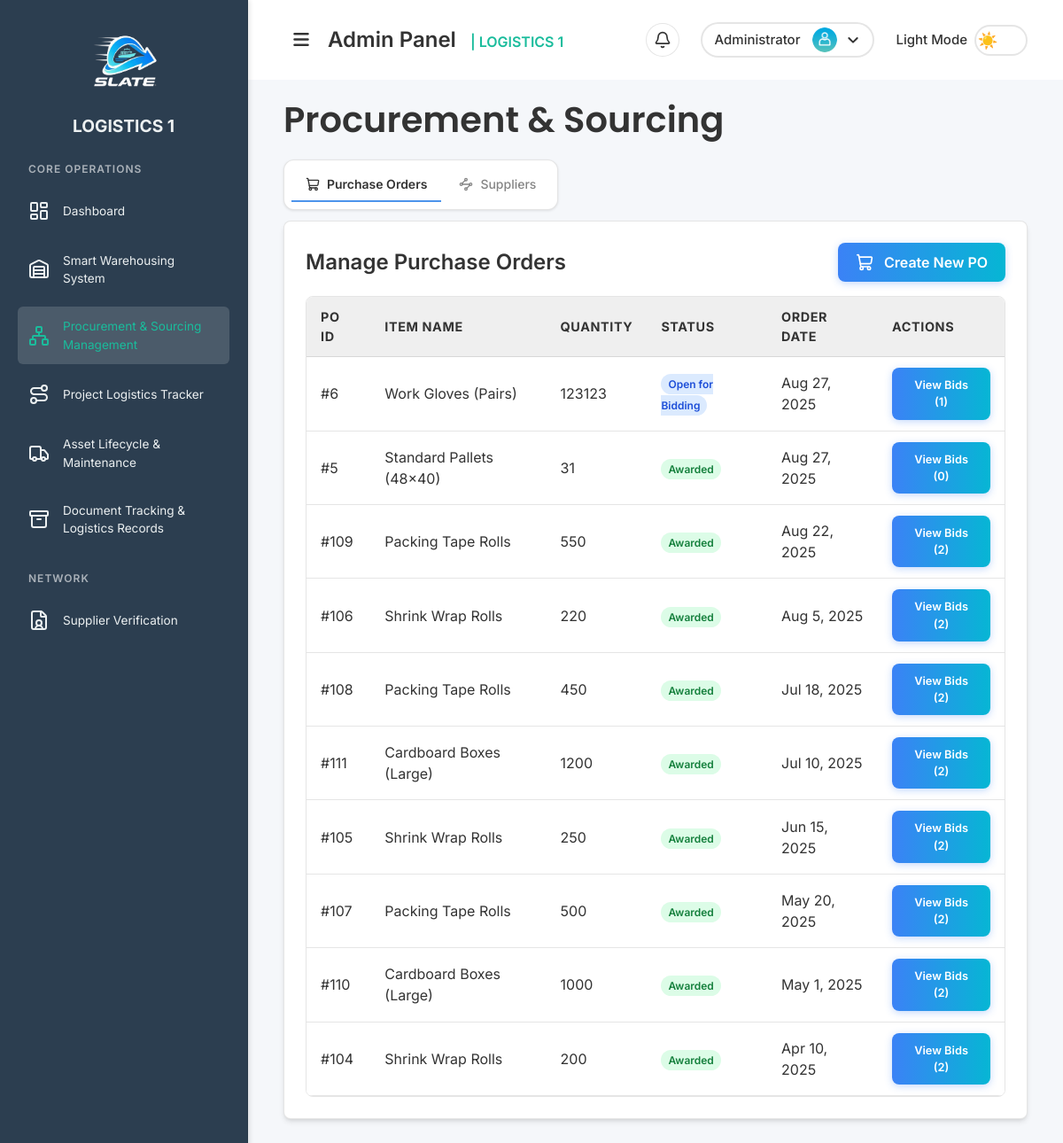
The app's page /pages/procurement_sourcing.php (signed in), older data.
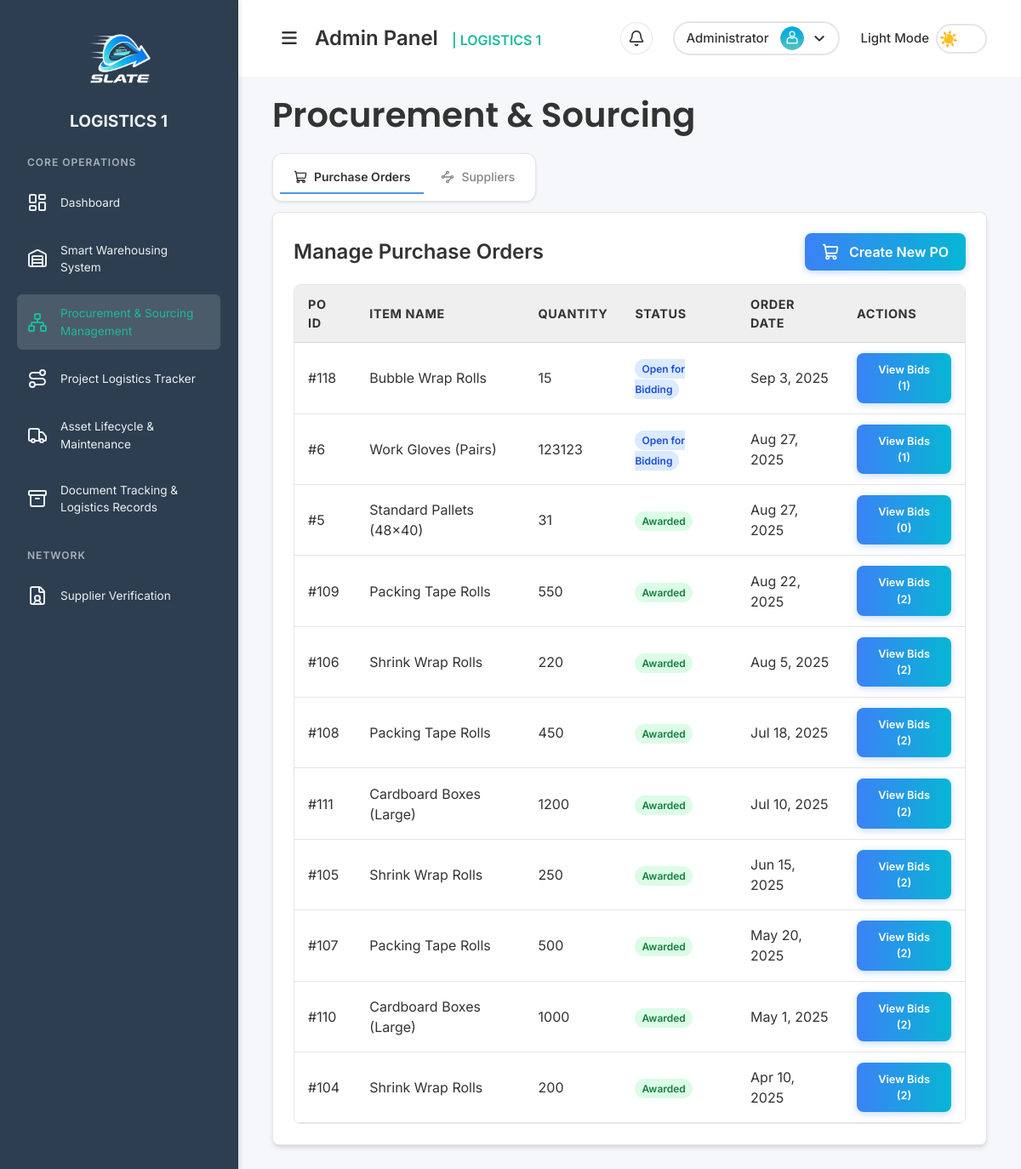
The same page, newer data.
### tables this page shows
CREATE TABLE `purchase_orders` (
  `id` int NOT NULL,
  `supplier_id` int DEFAULT NULL,
  `item_name` varchar(255) NOT NULL,
  `quantity` int NOT NULL,
  `status` varchar(50) DEFAULT 'Pending',
  `order_date` timestamp NULL DEFAULT CURRENT_TIMESTAMP,
  `ends_at` datetime DEFAULT NULL,
  `awarded_to_supplier_id` int DEFAULT NULL,
  `awarded_at` timestamp NULL DEFAULT NULL
);

### includes/functions/purchase_order.php (called while the page is built, shortened)
<?php
function getRecentPurchaseOrders($limit = 50) {
    $conn = getDbConnection();
    $sql = "SELECT po.*, s.supplier_name
            FROM purchase_orders po
            LEFT JOIN suppliers s ON po.awarded_to_supplier_id = s.id
            ORDER BY po.order_date DESC
            LIMIT ?";
    $stmt = $conn->prepare($sql);
    $stmt->bind_param("i", $limit);
    $stmt->execute();
    $result = $stmt->get_result();
    $orders = $result ? $result->fetch_all(MYSQLI_ASSOC) : [];
    return $orders;
}
?>

### includes/functions/bids.php (called while the page is built, shortened)
<?php
function getBidsForPO($po_id) {
    $conn = getDbConnection();
    $stmt = $conn->prepare(
        "SELECT b.*, s.supplier_name
         FROM bids b
         JOIN suppliers s ON b.supplier_id = s.id
         WHERE b.po_id = ?
         ORDER BY b.bid_amount ASC"
    );
    $stmt->bind_param("i", $po_id);
    $stmt->execute();
    $result = $stmt->get_result();
    $bids = $result ? $result->fetch_all(MYSQLI_ASSOC) : [];
    return $bids;
}
?>

### pages/procurement_sourcing.php (the view, shortened to what this page needs)
<?php
require_once '../includes/functions/purchase_order.php';
require_once '../includes/functions/bids.php';
$purchaseOrders = getRecentPurchaseOrders(50);
$bids_by_po = [];
foreach ($purchaseOrders as $po) {
    if ($po['status'] === 'Open for Bidding' || $po['status'] === 'Awarded') {
        $bids_by_po[$po['id']] = getBidsForPO($po['id']);
    }
}
?>
<!DOCTYPE html>
<html lang="en">
<head>
  <link rel="stylesheet" href="../assets/css/styles.css">
  <link rel="stylesheet" href="../assets/css/sidebar.css">
  <link rel="stylesheet" href="https://cdnjs.cloudflare.com/ajax/libs/font-awesome/6.7.2/css/all.min.css">
  <script src="https://cdn.tailwindcss.com"></script>
</head>
<body class="sidebar-active">
  <div class="sidebar" id="sidebar"> <?php include '../partials/sidebar.php'; ?> </div>
  <div class="main-content-wrapper" id="mainContentWrapper">
    <div class="content" id="mainContent">
      <?php include '../partials/header.php'; ?>
      <h1 class="font-semibold page-title">Procurement & Sourcing</h1>
       <div class="tabs-container mb-3">
        <div class="tabs-bar">
          <button class="tab-button active" data-tab="purchase-orders">
            <i data-lucide="shopping-cart" class="w-4 h-4 mr-2"></i>
            Purchase Orders
          </button>
           <?php if ($_SESSION['role'] === 'admin'): ?>
          <button class="tab-button" data-tab="suppliers">
            <i data-lucide="waypoints" class="w-4 h-4 mr-2"></i>
            Suppliers
          </button>
          <?php endif; ?>
        </div>
      </div>
      <div class="tab-content active" id="purchase-orders-tab">
        <div style="background: var(--card-bg); border: 1px solid var(--card-border);" class="p-6 rounded-lg shadow-md">
            <div class="flex justify-between items-center mb-4">
                <h2 class="text-2xl font-semibold text-[var(--text-color)]">Manage Purchase Orders</h2>
                <button class="btn-primary" onclick="window.openModal(document.getElementById('createPOModal'))">
                    <i data-lucide="shopping-cart" class="w-5 h-5 sm:mr-2"></i>
                    <span class="hidden sm:inline">Create New PO</span>
                </button>
            </div>
            <div class="table-container">
              <table class="data-table">
                <thead>
                  <tr>
                    <th>PO ID</th>
                    <th>Item Name</th>
                    <th>Quantity</th>
                    <th>Status</th>
                    <th>Order Date</th>
                    <th>Actions</th>
                  </tr>
                </thead>
                <tbody>
                  <?php if (empty($purchaseOrders)): ?>
                    <tr><td colspan="6" class="table-empty">No purchase orders found.</td></tr>
                  <?php else: foreach ($purchaseOrders as $po): ?>
                      <tr>
                        <td>#<?php echo $po['id']; ?></td>
                        <td><?php echo htmlspecialchars($po['item_name']); ?></td>
                        <td><?php echo $po['quantity']; ?></td>
                        <td>
                            <span class="px-2 py-1 font-semibold leading-tight text-xs rounded-full
                                <?php if ($po['status'] === 'Pending') echo 'bg-yellow-100 text-yellow-700';
                                      elseif ($po['status'] === 'Open for Bidding') echo 'bg-blue-100 text-blue-700';
                                      elseif ($po['status'] === 'Awarded') echo 'bg-green-100 text-green-700';
                                      else echo 'bg-gray-100 text-gray-700'; ?>">
                                <?php echo htmlspecialchars($po['status']); ?>
                            </span>
                        </td>
                        <td><?php echo date("M j, Y", strtotime($po['order_date'])); ?></td>
                        <td>
                            <?php if ($po['status'] === 'Pending'): ?>
                                <form method="POST" class="form-no-margin">
                                    <input type="hidden" name="po_id" value="<?php echo $po['id']; ?>">
                                    <button type="submit" name="action" value="open_for_bidding" class="btn-primary btn-small">Open for Bidding</button>
                                </form>
                            <?php elseif ($po['status'] === 'Open for Bidding' || $po['status'] === 'Awarded'): ?>
                                <button class="btn-primary btn-small" onclick='openViewBidsModal(<?php echo $po["id"]; ?>, <?php echo json_encode($bids_by_po[$po["id"]] ?? []); ?>, "<?php echo $po["status"]; ?>")'>
                                    View Bids (<?php echo count($bids_by_po[$po['id']] ?? []); ?>)
                                </button>
                            <?php endif; ?>
                        </td>
                      </tr>
                  <?php endforeach; endif; ?>
                </tbody>
              </table>
            </div>
        </div>
      </div>
    </div>
  </div>
</body>
</html>

### partials/sidebar.php (shortened to what this page needs)
<div class="logo">
  <img src="../assets/images/slate1.png" alt="SLATE Logo">
</div>
<div class="system-name">LOGISTICS 1</div>
  <?php if ($_SESSION['role'] === 'supplier'): ?>
    <a href="../pages/supplier_dashboard.php" class="sidebar-sub-item" data-tooltip="My Dashboard">
      <i data-lucide="gauge" class="sidebar-icon"></i> <span>My Dashboard</span>
    </a>
    <a href="../pages/supplier_dashboard.php" class="sidebar-sub-item" data-tooltip="Bidding Portal">
      <i data-lucide="gavel" class="sidebar-icon"></i> <span>Bidding Portal</span>
    </a>
  <?php else: ?>
    <div class="sidebar-category">Core Operations</div>
    <a href="../pages/dashboard.php" class="sidebar-sub-item" data-tooltip="Dashboard">
      <i data-lucide="layout-dashboard" class="sidebar-icon"></i> <span>Dashboard</span>
    </a>
    <?php if ($_SESSION['role'] === 'smart_warehousing' || $_SESSION['role'] === 'admin'): ?>
      <a href="../pages/smart_warehousing.php" class="sidebar-sub-item" data-tooltip="Smart Warehousing System">
        <i data-lucide="warehouse" class="sidebar-icon"></i> <span>Smart Warehousing System</span>
      </a>
    <?php endif; ?>
    <?php if ($_SESSION['role'] === 'procurement' || $_SESSION['role'] === 'admin'): ?>
      <a href="../pages/procurement_sourcing.php" class="sidebar-sub-item" data-tooltip="Procurement & Sourcing Management">
        <i data-lucide="network" class="sidebar-icon"></i> <span>Procurement & Sourcing Management</span>
      </a>
    <?php endif; ?>
    <?php if ($_SESSION['role'] === 'plt' || $_SESSION['role'] === 'admin'): ?>
      <a href="../pages/project_logistics_tracker.php" class="sidebar-sub-item" data-tooltip="Project Logistics Tracker">
        <i data-lucide="route" class="sidebar-icon"></i> <span>Project Logistics Tracker</span>
      </a>
    <?php endif; ?>
    <?php if ($_SESSION['role'] === 'alms' || $_SESSION['role'] === 'admin'): ?>
      <a href="../pages/asset_lifecycle_maintenance.php" class="sidebar-sub-item" data-tooltip="Asset Lifecycle & Maintenance">
        <i data-lucide="truck" class="sidebar-icon"></i> <span>Asset Lifecycle & Maintenance</span>
      </a>
    <?php endif; ?>
    <?php if ($_SESSION['role'] === 'dtrs' || $_SESSION['role'] === 'admin'): ?>
      <a href="../pages/document_tracking_records.php" class="sidebar-sub-item" data-tooltip="Document Tracking & Logistics Records">
        <i data-lucide="archive" class="sidebar-icon"></i> <span>Document Tracking & Logistics Records</span>
      </a>
    <?php endif; ?>
    <?php if ($_SESSION['role'] === 'admin' || $_SESSION['role'] === 'procurement'): ?>
      <div class="sidebar-category">Network</div>
      <a href="../pages/admin_verification.php" class="sidebar-sub-item network-separator" data-tooltip="Supplier Verification">
        <i data-lucide="file-user" class="sidebar-icon"></i> <span>Supplier Verification</span>
      </a>
    <?php endif; ?>
  <?php endif; ?>

### partials/header.php (shortened to what this page needs)
<?php
$show_notification_icon = false;
if (isset($_SESSION['role']) && $_SESSION['role'] !== 'supplier') {
    $show_notification_icon = true;
}
?>
<div class="header">
  <div class="w-10 h-10 flex items-center justify-center mr-2.5 rounded-full text-[var(--text-color)] cursor-pointer hover:bg-[var(--dropdown-item-hover)] transition-colors duration-300" id="hamburger">
    <i class="fa-solid fa-bars text-xl" id="barsIcon"></i>
  </div>
  <div>
    <h1><?php echo ($_SESSION['role'] === 'admin') ? 'Admin Panel' : 'Staff Panel'; ?> <span class="system-title">| LOGISTICS 1</span></h1>
  </div>
    <div class="theme-toggle-container">
        <?php if ($show_notification_icon): ?>
        <div class="notification-container" id="admin-notification-button">
            <i data-lucide="bell" class="notification-bell"></i>
        </div>
        <?php endif; ?>
        <div class="admin-profile-dropdown">
            <div class="admin-profile flex items-center bg-[var(--card-bg)] rounded-full shadow-[inset_0_0_0_2px_var(--border-color)] p-2 pr-2" id="adminProfileToggle">
                <span class="admin-name ml-2 mr-1 text-[var(--text-color)]"><?php echo ($_SESSION['role'] === 'admin') ? 'Administrator' : ucfirst($_SESSION['username'] ?? 'User'); ?></span>
                <img src="../assets/images/admin.png" alt="Admin Avatar" class="admin-avatar h-7 w-7 rounded-full">
                <svg class="w-4 h-4 text-[var(--text-color)] mr-2" fill="none" stroke="currentColor" viewBox="0 0 24 24" xmlns="http://www.w3.org/2000/svg">
                    <path stroke-linecap="round" stroke-linejoin="round" stroke-width="3" d="M19 9l-7 7-7-7"></path>
                </svg>
            </div>
        </div>
        <span class="theme-label ml-4"></span>
        <label class="theme-switch">
            <span class="slider"></span>
        </label>
    </div>
</div>

### assets/css/sidebar.css (style rules this page uses)
html.loaded body { visibility: visible !important; opacity: 1 !important; transition: opacity 0.2s ease-in-out; }
.main-content-wrapper { flex: 1; display: flex; flex-direction: column; overflow-y: auto; height: 100vh; margin-left: 280px; transition: margin-left 0.5s ease; }
.sidebar { width: 280px; min-width: 250px; background: var(--sidebar-bg); color: var(--sidebar-text); padding: 20px; transition: all 0.5s ease; transform: translateX(0); position: fixed; top: 0; left: 0; height: 100vh; overflow-y: auto; overflow-x: hidden; box-shadow: 2px 0 5px rgba(0,0,0,0.1); border-right: 1px solid var(--border-color); z-index: 200; }
html.loaded .sidebar { opacity: 1; visibility: visible; }
.system-name { font-size: 1.2em; font-weight: bold; text-align: center; transition: opacity 0.3s ease, transform 0.3s ease; }
.sidebar-category { font-size: 0.75em; font-weight: 600; color: rgba(255, 255, 255, 0.6); text-transform: uppercase; letter-spacing: 1px; margin: 25px 12px 10px 12px; padding-bottom: 4px; transition: opacity 0.3s ease; }
.logo { text-align: center; margin-bottom: 30px; transition: all 0.3s ease; }
.logo img { width: 100px; height: auto; display: block; margin: 0 auto; max-width: 100%; transition: all 0.3s ease; }
.sidebar a { display: flex; align-items: center; color: var(--sidebar-text); padding: 12px; font-size: 0.85em; margin-bottom: 10px; text-decoration: none; border-radius: 6px; transition: all 0.5s ease; white-space: normal; word-wrap: break-word; overflow: hidden; text-overflow: ellipsis; }
.sidebar-icon { margin-right: 15px; font-size: 1.2em; flex-shrink: 0; line-height: 1; color: var(--sidebar-text); transition: margin 0.3s ease; }
.sidebar a.active { background: rgba(255, 255, 255, 0.15); color: var(--primary-color); }
.sidebar a.active .sidebar-icon { color: var(--primary-color); }
.sidebar-sub-item { padding-left: 30px; font-size: 0.95em; margin-bottom: 5px; }

Row changes from the older to the newer data that the page shows:
added purchase_orders: id "118", item_name "Bubble Wrap Rolls", quantity "15", status "Open for Bidding", order_date "Sep 3, 2025", id "1"
